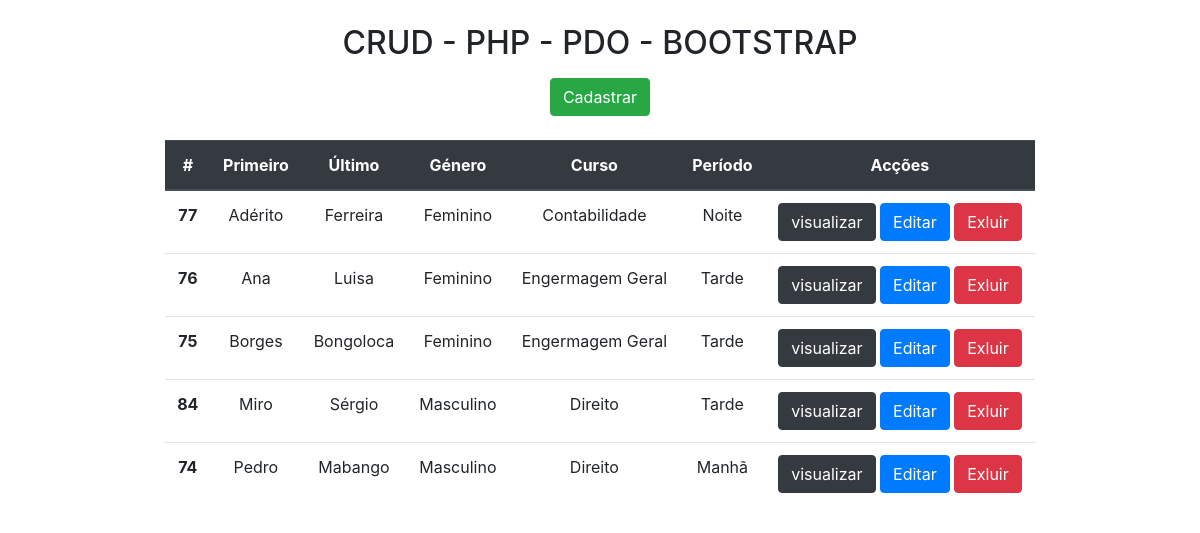
The page / on the database its author committed.
### tables this page shows
CREATE TABLE `inscricao` (
  `id` int(15) NOT NULL,
  `primeiro_nome` varchar(100) NOT NULL,
  `ultimo_nome` varchar(100) NOT NULL,
  `genero` varchar(100) NOT NULL,
  `curso` varchar(100) NOT NULL,
  `periodo` varchar(100) DEFAULT NULL
);

### config/Database.php (called while the page is built, shortened)
<?php
class Conexao{
	public $pdo;
	public function __construct(){
			try{
				$pdo= new PDO("mysql:dbname=crud-pdo;host=localhost", "root", "");
				$this->pdo = $pdo;
			}catch(PDOException $e){
				 echo "Falha na Conexão";
            }
        }
		public function candidatosInscritos(){
			$inscritos = "SELECT * FROM inscricao order by primeiro_nome asc";
			$consulta = $this->pdo->prepare($inscritos);
			$consulta->execute();
			if($consulta->rowCount() > 0){
				return $consulta->fetchAll(PDO::FETCH_ASSOC);
			}
		}
	}
$convite = new Conexao();
?>

### index.php (the view, shortened to what this page needs)
<?php
include_once("config/Database.php");
$inscritos=$convite->candidatosInscritos();
include_once("request/menu.php");
?>
<h2 class="text-center mt-4">CRUD - PHP - PDO - BOOTSTRAP</h2>
<div class="text-center mt-3 mb-4">
<a href="criar.php">
    <button class="btn btn-success">Cadastrar</button>
</a>
</div>
<div class="col-9 m-auto">
<table class="table table-hover text-center">
  <thead class="thead-dark">
    <tr>
      <th scope="col">#</th>
      <th scope="col">Primeiro</th>
      <th scope="col">Último</th>
      <th scope="col">Género</th>
      <th scope="col">Curso</th>
      <th scope="col">Período</th>
      <th scope="col">Acções</th>
    </tr>
  </thead>
  <tbody>
    <?php
    foreach ($inscritos as $listainscrito){
    ?>
    <tr>
      <th scope="row"><?php echo $listainscrito['id']; ?></th>
      <td><?php echo $listainscrito['primeiro_nome']; ?></td>
      <td><?php echo $listainscrito['ultimo_nome']; ?></td>
      <td><?php echo $listainscrito['genero']; ?></td>
      <td><?php echo $listainscrito['curso']; ?></td>
      <td><?php echo $listainscrito['periodo']; ?></td>
      <td>
          <a href="ver.php?inscrito=<?php echo $listainscrito['id']; ?>">
              <button class="btn btn-dark">visualizar</button>
          </a>
          <a href="editar.php?inscrito=<?php echo $listainscrito['id']; ?>">
              <button name="editar" class="btn btn-primary">Editar</button>
          </a>
          <a href="request/excluir.php?inscrito=<?php echo $listainscrito['id']; ?>">
              <button class="btn btn-danger">Exluir</button>
          </a>
      </td>
    </tr>
    <?php }?>
</table>
</div>
</body>
</html>

### request/menu.php (shortened to what this page needs)
<!DOCTYPE html>
<html lang="pt">
<head>
    <link rel="stylesheet" type="text/css" href="public/css/bootstrap.min.css">
</head>
<body>

### rows shown on the page
inscricao: id "77", primeiro_nome "Adérito", ultimo_nome "Ferreira", genero "Feminino", curso "Contabilidade", periodo "Noite"
inscricao: id "76", primeiro_nome "Ana", ultimo_nome "Luisa", genero "Feminino", curso "Engermagem Geral", periodo "Tarde"
inscricao: id "75", primeiro_nome "Borges", ultimo_nome "Bongoloca", genero "Feminino", curso "Engermagem Geral", periodo "Tarde"
inscricao: id "84", primeiro_nome "Miro", ultimo_nome "Sérgio", genero "Masculino", curso "Direito", periodo "Tarde"
inscricao: id "74", primeiro_nome "Pedro", ultimo_nome "Mabango", genero "Masculino", curso "Direito", periodo "Manhã"
